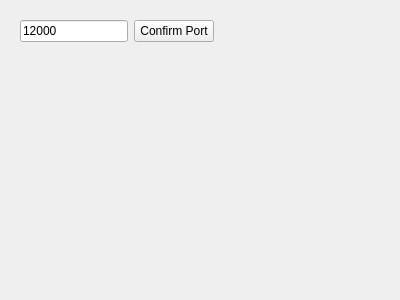
<?xml version="1.0" encoding="UTF-8"?>
<ui version="4.0">
 <class>StartWindow</class>
 <widget class="QWidget" name="StartWindow">
  <property name="geometry">
   <rect>
    <x>0</x>
    <y>0</y>
    <width>400</width>
    <height>300</height>
   </rect>
  </property>
  <property name="windowTitle">
   <string>Port</string>
  </property>
  <widget class="QWidget" name="">
   <property name="geometry">
    <rect>
     <x>20</x>
     <y>20</y>
     <width>261</width>
     <height>70</height>
    </rect>
   </property>
   <layout class="QVBoxLayout" name="verticalLayout">
    <item>
     <layout class="QHBoxLayout" name="horizontalLayout">
      <item>
       <widget class="QLineEdit" name="lineEdit">
        <property name="text">
         <string>12000</string>
        </property>
       </widget>
      </item>
      <item>
       <widget class="QPushButton" name="pushButton">
        <property name="text">
         <string>Confirm Port</string>
        </property>
       </widget>
      </item>
      <item>
       <spacer name="horizontalSpacer">
        <property name="orientation">
         <enum>Qt::Horizontal</enum>
        </property>
        <property name="sizeHint" stdset="0">
         <size>
          <width>40</width>
          <height>20</height>
         </size>
        </property>
       </spacer>
      </item>
     </layout>
    </item>
    <item>
     <spacer name="verticalSpacer">
      <property name="orientation">
       <enum>Qt::Vertical</enum>
      </property>
      <property name="sizeHint" stdset="0">
       <size>
        <width>20</width>
        <height>40</height>
       </size>
      </property>
     </spacer>
    </item>
   </layout>
  </widget>
 </widget>
 <resources/>
 <connections/>
</ui>
